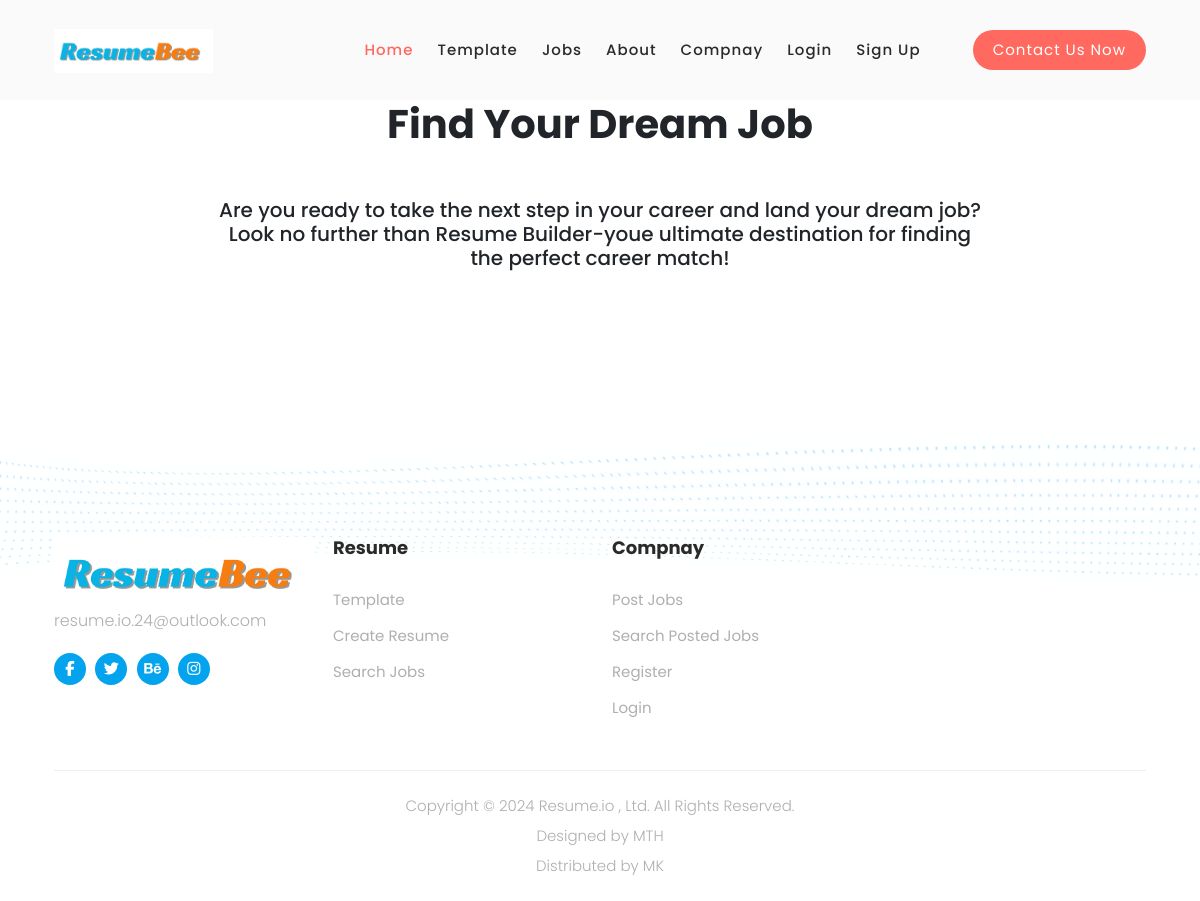
Before: /job/ with the older database file.
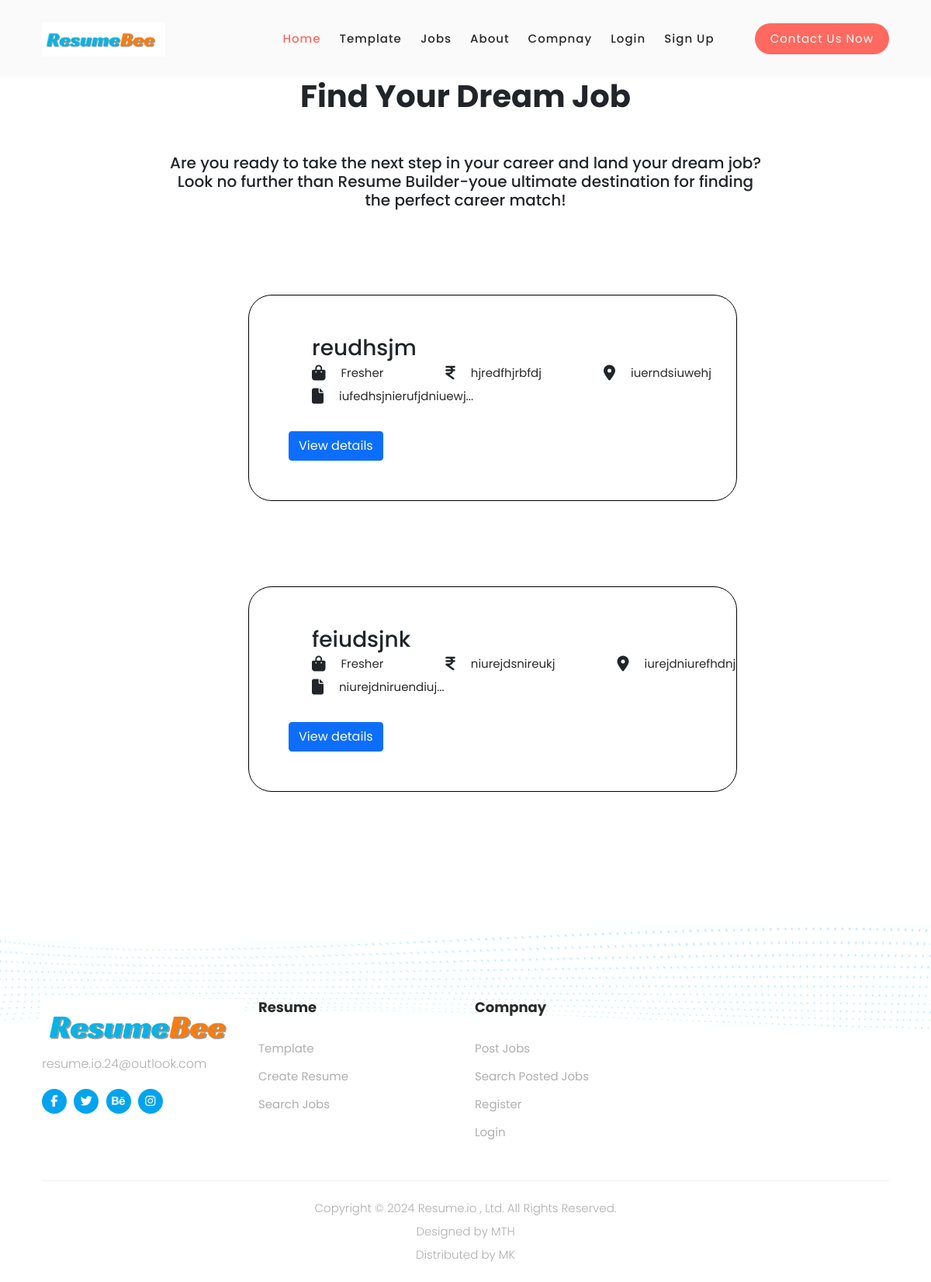
After: the same page with the newer database file.
### resume/models.py (models this page shows)
class job_vacancy(models.Model):
     jv_id = models.AutoField(primary_key=True,unique=True)
     jv_name = models.CharField(max_length=50,default="")
     jv_category = models.CharField(max_length=50,default="")
     jv_time = models.CharField(max_length=50,default="")
     jv_location = models.CharField(max_length=50,default="")
     jv_city = models.CharField(max_length=50,default="")
     jv_pincode = models.CharField(max_length=50,default="")
     jv_salary = models.CharField(max_length=50,default="none")
     jv_exprince = models.CharField(max_length=50, default="fresher")
     jv_function = models.CharField(max_length=50,default="")
     jv_description = models.TextField(max_length=100000,default="")
     jv_key_responsibilites = models.TextField(max_length=100000,default="")
     jv_requirements = models.TextField(max_length=100000,default="")
     c_id = models.ForeignKey(Company,on_delete=models.CASCADE,to_field='c_id')

### resume/views.py (the view)
# urls.py: path('job/',views.job,name='job'),
def job(request):
     job = job_vacancy.objects.all()
     j={
          'job':job,
     }
     return render(request,'job.html',j);

### templates/job.html (shortened to what this page needs)
<!DOCTYPE html>
<html lang="en">
<head>
    {% load static %}
    <link rel="stylesheet" href="https://cdnjs.cloudflare.com/ajax/libs/font-awesome/6.5.1/css/all.min.css"
 />
    <link rel="stylesheet" href="{% static 'css/jobs.css' %}">
</head>
<body>
    {% include 'navbar.html'%}
    <div class="find">
        <h1><b>Find Your Dream Job</b></h1>
        <h5 style="margin-top:50px;">Are you ready to take the next step in your career and land your dream job?</h5>
        <h5>Look no further than Resume Builder-youe ultimate destination for finding </h5>
        <h5>the perfect career match!</h5>
    </div>
    {% for i in job %}
    <div class="sale">
        <h3>{{i.jv_name}}</h3>
        <div class="icons">
            <div class="icon1">
                <i class="fa-solid fa-bag-shopping"></i>
                <p>{{ i.jv_exprince }}</p>
            </div>
            <div class="icon1"> <i class="fa-solid fa-indian-rupee-sign">
            </i>
            <p>{{i.jv_salary}}</p>
        </div>
        <div class="icon1">
            <i class="fa-solid fa-location-dot">
            </i>
            <p>{{i.jv_location}}</p>
        </div>
    </div>
    <div class="icon2">
        <i class="fa-solid fa-file">
        </i>
        <p>{{ i.jv_description|slice:":90" }}...</p>
    </div>
    <br>
    <a  href="{% url 'job_details' i.jv_id %}">
        <button class=" btn btn-primary"> View details </button>
        </a>
</div>
  {% endfor %}
    {% include 'footer.html'%}
</body>
</html>

### templates/navbar.html (shortened to what this page needs)
<!doctype html>
<html lang="en">
<head>
  {% load static %}
  <link href="https://cdn.jsdelivr.net/npm/bootstrap@5.3.2/dist/css/bootstrap.min.css" rel="stylesheet"
>
  <link href="{% static 'css/nav_bar.css' %}" rel="stylesheet">
  <link rel="stylesheet" href="{% static 'css/fontawesome.css' %} ">
  <link rel="stylesheet" href="{% static 'css/templa.css' %} ">
  <link rel="stylesheet" href="{% static 'css/animated.css' %}">
  <link rel="stylesheet" href="{% static 'css/owl.css' %} ">
</head>
<body>
  <header class="header-area header-sticky wow slideInDown" data-wow-duration="0.75s" data-wow-delay="0s">
    <div class="container">
      <div class="row">
        <div class="col-12">
          <nav class="main-nav">
            <a href="{% url 'home' %}" class="logo">
              <img src="{% static 'images/Resume.png' %}">
            </a>
            <ul class="nav">
              <li class="scroll-to-section"><a href="/" class="active">Home</a></li>
              <li class="scroll-to-section"><a href="{% url 'template' %}">Template</a></li>
              <li class="scroll-to-section"><a href="{% url 'job' %}">Jobs</a></li>
              <li class="scroll-to-section"><a href="{% url 'home' %}#about">About</a></li>
              <li class="scroll-to-section"><div class="dropdown">
                <a href class="dropbtn">Compnay</a>
              </div></li>
              {% if not user.is_authenticated %}
              <li class="scroll-to-section"><a href="{% url 'login' %}">Login</a></li>
              <li class="scroll-to-section"><a href="{% url 'sing_up' %}">Sign Up</a></li>
              {% endif %}
              <li class="scroll-to-section"><div class="main-red-button-hover"><a href="#contact">Contact Us Now</a></div></li>
            </ul>
          </nav>
        </div>
      </div>
    </div>
  </header>
</body>
</html>

### templates/footer.html (shortened to what this page needs)
<!DOCTYPE html>
<html lang="en">
<head>
     {% load static %}
    <link href="{% static 'vendor/bootstrap/css/bootstrap.min.css' %}" rel="stylesheet">
    <link rel="stylesheet" href="{% static 'css/fontawesome.css' %}">
    <link rel="stylesheet" href="{% static 'css/templatem1.css' %}">
    <link rel="stylesheet" href="{% static 'css/animated.css' %}">
    <link rel="stylesheet" href="{% static 'css/owl.css' %}">
</head>
<body>
  <div class="footer-dec">
    <img src="{% static 'images/footer-dec.png' %}" alt="">
  </div>
    <footer>
        <div class="container">
          <div class="row">
            <div class="col-lg-3">
              <div class="about footer-item">
                <div class="logo1">
                  <a href="#"><img src="{% static 'images/Resume.png' %}" alt="Onix Digital TemplateMo"></a>
                </div>
                <a href="#">resume.io.24@outlook.com</a>
                <ul>
                  <li><a href="#"><i class="fa fa-facebook"></i></a></li>
                  <li><a href="#"><i class="fa fa-twitter"></i></a></li>
                  <li><a href="#"><i class="fa fa-behance"></i></a></li>
                  <li><a href="#"><i class="fa fa-instagram"></i></a></li>
                </ul>
              </div>
            </div>
            <div class="col-lg-3">
              <div class="services footer-item">
                <h4>Resume</h4>
                <ul>
                  <li><a href="#">Template</a></li>
                  <li><a href="#">Create Resume</a></li>
                  <li><a href="#">Search Jobs</a></li>
                </ul>
              </div>
            </div>
            <div class="col-lg-3">
              <div class="community footer-item">
                <h4>Compnay</h4>
                <ul>
                  <li><a href="#">Post Jobs</a></li>
                  <li><a href="#">Search Posted Jobs</a></li>
                  <li><a href="#">Register</a></li>
                  <li><a href="#">Login</a></li>
                </ul>
              </div>
            </div>
            <div class="col-lg-12">
              <div class="copyright">
                <p>Copyright © 2024 Resume.io , Ltd. All Rights Reserved.
                <br>
                Designed by <a rel="nofollow" title="free CSS templates">MTH</a><br>
                Distributed by <a>MK</a>
              </p>
              </div>
            </div>
          </div>
        </div>
      </footer>
</body>
</html>

### static/css/jobs.css (style rules this page uses)
.find { text-align: center; margin-top: 100px; }
.icons { display: flex; gap: 50px; }
.sale { border: 1px solid black; border-radius: 30px; margin-right: 250px; align-items: center; margin-left: 320px; font-size: 20px; margin-top: 110px; padding: 51px; }
.sale h5 ,.sale h3 { margin-left: 30px; }
.icon1 ,.icon2 { display: flex; gap: 20px; text-align: center; align-items: center; margin-left: 30px; }

### static/css/nav_bar.css (style rules this page uses)
.dropbtn { font-size: 16px; border: none; }
.dropdown { position: relative; display: inline-block; }

Changed rows visible on the page:
added job_vacancy: jv_name "reudhsjm", jv_exprince "Fresher", jv_salary "hjredfhjrbfdj", jv_location "iuerndsiuwehj", jv_description "iufedhsjnierufjdniuewj"
added job_vacancy: jv_name "feiudsjnk", jv_exprince "Fresher", jv_salary "niurejdsnireukj", jv_location "iurejdniurefhdnj", jv_description "niurejdniruendiuj"
